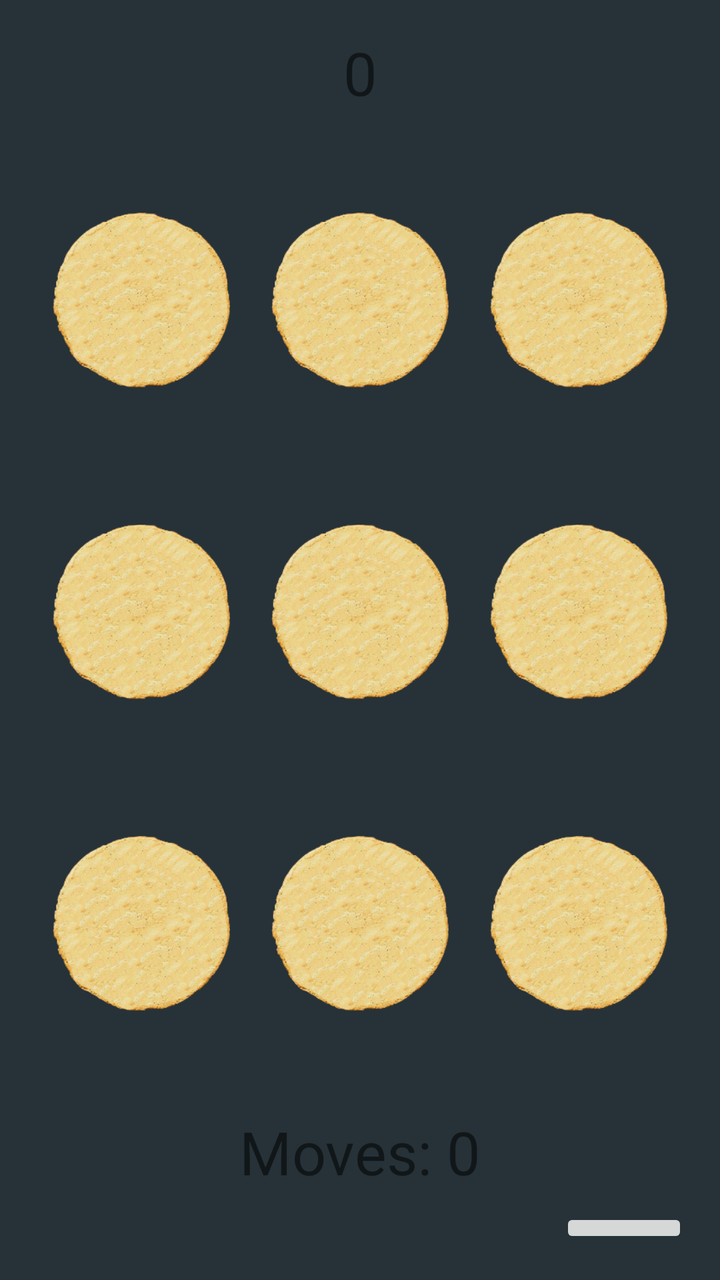
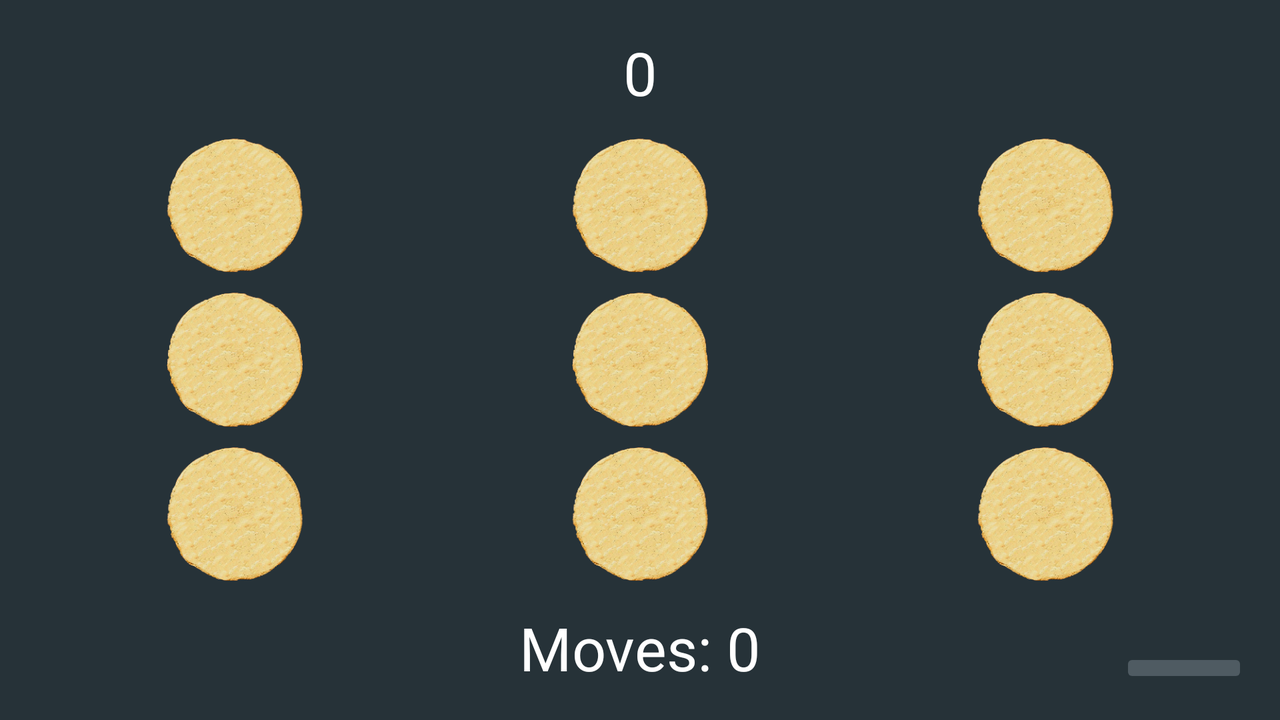

Compare how this app lays out the same screen by default and in its alternative resource folder. The renders come first, then the two layout files and the values they reference.
<!-- AndroidManifest.xml: application theme Theme.SquidGameMemory -->
<!-- res/layout/activity_ingame_hard.xml -->
<?xml version="1.0" encoding="utf-8"?>
<androidx.constraintlayout.widget.ConstraintLayout xmlns:android="http://schemas.android.com/apk/res/android"
    xmlns:app="http://schemas.android.com/apk/res-auto"
    xmlns:tools="http://schemas.android.com/tools"
    android:layout_width="match_parent"
    android:layout_height="match_parent"
    tools:context=".IngameHardActivity">

    <TextView
        android:id="@+id/game_timer"
        android:layout_width="wrap_content"
        android:layout_height="wrap_content"
        android:layout_marginTop="16dp"
        android:text="@string/time_placeholder"
        android:textSize="30sp"
        app:layout_constraintEnd_toEndOf="parent"
        app:layout_constraintStart_toStartOf="parent"
        app:layout_constraintTop_toTopOf="parent" />

    <ImageButton
        android:id="@+id/pause_button"
        android:layout_width="64dp"
        android:layout_height="wrap_content"
        android:layout_marginEnd="16dp"
        android:layout_marginBottom="16dp"
        app:layout_constraintBottom_toBottomOf="parent"
        app:layout_constraintEnd_toEndOf="parent"
        app:srcCompat="@drawable/ic_baseline_pause_24_light" />

    <ImageButton
        android:id="@+id/card1"
        android:layout_width="0dp"
        android:layout_height="0dp"
        android:layout_marginStart="16dp"
        android:layout_marginTop="16dp"
        android:background="@android:color/transparent"
        android:padding="10dp"
        android:scaleType="fitCenter"
        app:layout_constraintEnd_toStartOf="@id/card2"
        app:layout_constraintStart_toStartOf="parent"
        app:layout_constraintTop_toBottomOf="@+id/game_timer"
        app:layout_constraintBottom_toTopOf="@id/card4"
        app:srcCompat="@drawable/empty" />

    <ImageButton
        android:id="@+id/card2"
        android:layout_width="0dp"
        android:layout_height="0dp"
        android:layout_marginTop="16dp"
        android:background="@android:color/transparent"
        android:padding="10dp"
        android:scaleType="fitCenter"
        app:layout_constraintBottom_toTopOf="@id/card5"
        app:layout_constraintEnd_toStartOf="@id/card3"
        app:layout_constraintStart_toEndOf="@id/card1"
        app:layout_constraintTop_toBottomOf="@+id/game_timer"
        app:srcCompat="@drawable/empty" />

    <ImageButton
        android:id="@+id/card3"
        android:layout_width="0dp"
        android:layout_height="0dp"
        android:layout_marginTop="16dp"
        android:layout_marginEnd="16dp"
        android:background="@android:color/transparent"
        android:padding="10dp"
        android:scaleType="fitCenter"
        app:layout_constraintBottom_toTopOf="@id/card6"
        app:layout_constraintEnd_toEndOf="parent"
        app:layout_constraintStart_toEndOf="@id/card2"
        app:layout_constraintTop_toBottomOf="@+id/game_timer"
        app:srcCompat="@drawable/empty" />

    <ImageButton
        android:id="@+id/card4"
        android:layout_width="0dp"
        android:layout_height="0dp"
        android:layout_marginStart="16dp"
        android:background="@android:color/transparent"
        android:padding="10dp"
        android:scaleType="fitCenter"
        app:layout_constraintBottom_toTopOf="@id/card7"
        app:layout_constraintEnd_toStartOf="@id/card5"
        app:layout_constraintStart_toStartOf="parent"
        app:layout_constraintTop_toBottomOf="@id/card1"
        app:srcCompat="@drawable/empty" />

    <ImageButton
        android:id="@+id/card5"
        android:layout_width="0dp"
        android:layout_height="0dp"
        android:background="@android:color/transparent"
        android:padding="10dp"
        android:scaleType="fitCenter"
        app:layout_constraintBottom_toTopOf="@id/card8"
        app:layout_constraintEnd_toStartOf="@id/card6"
        app:layout_constraintStart_toEndOf="@id/card4"
        app:layout_constraintTop_toBottomOf="@id/card2"
        app:srcCompat="@drawable/empty" />

    <ImageButton
        android:id="@+id/card6"
        android:layout_width="0dp"
        android:layout_height="0dp"
        android:layout_marginEnd="16dp"
        android:background="@android:color/transparent"
        android:padding="10dp"
        android:scaleType="fitCenter"
        app:layout_constraintBottom_toTopOf="@id/card9"
        app:layout_constraintEnd_toEndOf="parent"
        app:layout_constraintStart_toEndOf="@id/card5"
        app:layout_constraintTop_toBottomOf="@id/card3"
        app:srcCompat="@drawable/empty" />

    <ImageButton
        android:id="@+id/card7"
        android:layout_width="0dp"
        android:layout_height="0dp"
        android:layout_marginStart="16dp"
        android:layout_marginBottom="16dp"
        android:background="@android:color/transparent"
        android:padding="10dp"
        android:scaleType="fitCenter"
        app:layout_constraintBottom_toTopOf="@id/move_counter"
        app:layout_constraintEnd_toStartOf="@id/card8"
        app:layout_constraintStart_toStartOf="parent"
        app:layout_constraintTop_toBottomOf="@id/card4"
        app:srcCompat="@drawable/empty" />

    <ImageButton
        android:id="@+id/card8"
        android:layout_width="0dp"
        android:layout_height="0dp"
        android:layout_marginBottom="16dp"
        android:background="@android:color/transparent"
        android:padding="10dp"
        android:scaleType="fitCenter"
        app:layout_constraintBottom_toTopOf="@id/move_counter"
        app:layout_constraintEnd_toStartOf="@id/card9"
        app:layout_constraintStart_toEndOf="@id/card7"
        app:layout_constraintTop_toBottomOf="@id/card5"
        app:srcCompat="@drawable/empty" />

    <ImageButton
        android:id="@+id/card9"
        android:layout_width="0dp"
        android:layout_height="0dp"
        android:layout_marginEnd="16dp"
        android:layout_marginBottom="16dp"
        android:background="@android:color/transparent"
        android:padding="10dp"
        android:scaleType="fitCenter"
        app:layout_constraintBottom_toTopOf="@id/move_counter"
        app:layout_constraintEnd_toEndOf="parent"
        app:layout_constraintStart_toEndOf="@id/card8"
        app:layout_constraintTop_toBottomOf="@id/card6"
        app:srcCompat="@drawable/empty" />

    <TextView
        android:id="@+id/move_counter"
        android:layout_width="wrap_content"
        android:layout_height="wrap_content"
        android:layout_marginBottom="8dp"
        android:text="Moves: 0"
        android:textSize="30sp"
        app:layout_constraintBottom_toTopOf="@id/pause_button"
        app:layout_constraintEnd_toEndOf="parent"
        app:layout_constraintStart_toStartOf="parent"
        app:layout_constraintTop_toBottomOf="@id/card9" />

    <TextView
        android:id="@+id/game_over_text"
        android:layout_width="wrap_content"
        android:layout_height="wrap_content"
        android:text="@string/game_over_text"
        android:textColor="@color/primaryColor"
        android:textSize="50sp"
        android:textStyle="bold"
        android:visibility="invisible"
        app:layout_constraintBottom_toTopOf="@+id/card8"
        app:layout_constraintEnd_toEndOf="parent"
        app:layout_constraintStart_toStartOf="parent"
        app:layout_constraintTop_toBottomOf="@+id/card2" />

    <TextView
        android:id="@+id/pause_text"
        android:layout_width="wrap_content"
        android:layout_height="wrap_content"
        android:text="@string/paused_text"
        android:textColor="@color/white"
        android:textSize="50sp"
        android:textStyle="bold"
        android:background="@color/secondaryDarkColor"
        android:alpha="0.9"
        android:paddingHorizontal="20dp"
        android:visibility="invisible"
        app:layout_constraintBottom_toTopOf="@+id/card8"
        app:layout_constraintEnd_toEndOf="parent"
        app:layout_constraintStart_toStartOf="parent"
        app:layout_constraintTop_toBottomOf="@+id/card2" />

</androidx.constraintlayout.widget.ConstraintLayout>
<!-- resources referenced by this layout -->
<resources>
  <color name="primaryColor">#ff4081</color>
  <color name="secondaryDarkColor">#000a12</color>
  <color name="white">#FFFFFFFF</color>
  <!-- drawable empty: png bitmap (drawable-mdpi, 46395 bytes) -->
  <string name="game_over_text">GAME OVER</string>
  <string name="paused_text">PAUSA</string>
  <string name="time_placeholder">0</string>
  <style name="Theme.SquidGameMemory" parent="Theme.MaterialComponents.Light.NoActionBar">
          
          <item name="android:windowBackground">@color/secondaryColor</item>
          <item name="colorPrimary">@color/purple_500</item>
          <item name="colorPrimaryVariant">@color/purple_700</item>
          <item name="colorOnPrimary">@color/white</item>
          
          <item name="colorSecondary">@color/teal_200</item>
          <item name="colorSecondaryVariant">@color/teal_700</item>
          <item name="colorOnSecondary">@color/black</item>
          
          <item name="android:statusBarColor" tools:targetApi="l">?attr/colorPrimaryVariant</item>
          
      </style>
  <color name="secondaryColor">#263238</color>
  <color name="purple_500">#FF6200EE</color>
  <color name="purple_700">#FF3700B3</color>
  <color name="teal_200">#FF03DAC5</color>
  <color name="teal_700">#FF018786</color>
  <color name="black">#FF000000</color>
</resources>
<!-- res/layout-land/activity_ingame_hard.xml (the author's variant of the layout above) -->
<!-- drawn on the phone turned sideways -->
<?xml version="1.0" encoding="utf-8"?>
<androidx.constraintlayout.widget.ConstraintLayout xmlns:android="http://schemas.android.com/apk/res/android"
    xmlns:app="http://schemas.android.com/apk/res-auto"
    xmlns:tools="http://schemas.android.com/tools"
    android:layout_width="match_parent"
    android:layout_height="match_parent"
    tools:context=".IngameHardActivity">

    <TextView
        android:id="@+id/game_timer"
        android:layout_width="wrap_content"
        android:layout_height="wrap_content"
        android:layout_marginTop="16dp"
        android:text="@string/time_placeholder"
        android:textSize="30sp"
        android:textColor="@color/white"
        app:layout_constraintEnd_toEndOf="parent"
        app:layout_constraintStart_toStartOf="parent"
        app:layout_constraintTop_toTopOf="parent" />

    <ImageButton
        android:id="@+id/pause_button"
        android:layout_width="64dp"
        android:layout_height="wrap_content"
        android:layout_marginEnd="16dp"
        android:layout_marginBottom="16dp"
        android:backgroundTint="@color/secondaryLightColor"
        app:layout_constraintBottom_toBottomOf="parent"
        app:layout_constraintEnd_toEndOf="parent"
        app:srcCompat="@drawable/ic_baseline_pause_24_light" />

    <ImageButton
        android:id="@+id/card1"
        android:layout_width="0dp"
        android:layout_height="0dp"
        android:layout_marginStart="16dp"
        android:layout_marginTop="8dp"
        android:background="@android:color/transparent"
        android:padding="5dp"
        android:scaleType="fitCenter"
        app:layout_constraintBottom_toTopOf="@id/card4"
        app:layout_constraintEnd_toStartOf="@id/card2"
        app:layout_constraintStart_toStartOf="parent"
        app:layout_constraintTop_toBottomOf="@+id/game_timer"
        app:srcCompat="@drawable/empty" />

    <ImageButton
        android:id="@+id/card2"
        android:layout_width="0dp"
        android:layout_height="0dp"
        android:layout_marginTop="8dp"
        android:background="@android:color/transparent"
        android:padding="5dp"
        android:scaleType="fitCenter"
        app:layout_constraintBottom_toTopOf="@id/card5"
        app:layout_constraintEnd_toStartOf="@id/card3"
        app:layout_constraintStart_toEndOf="@id/card1"
        app:layout_constraintTop_toBottomOf="@+id/game_timer"
        app:srcCompat="@drawable/empty" />

    <ImageButton
        android:id="@+id/card3"
        android:layout_width="0dp"
        android:layout_height="0dp"
        android:layout_marginTop="8dp"
        android:layout_marginEnd="16dp"
        android:background="@android:color/transparent"
        android:padding="5dp"
        android:scaleType="fitCenter"
        app:layout_constraintBottom_toTopOf="@id/card6"
        app:layout_constraintEnd_toEndOf="parent"
        app:layout_constraintStart_toEndOf="@id/card2"
        app:layout_constraintTop_toBottomOf="@+id/game_timer"
        app:srcCompat="@drawable/empty" />

    <ImageButton
        android:id="@+id/card4"
        android:layout_width="0dp"
        android:layout_height="0dp"
        android:layout_marginStart="16dp"
        android:background="@android:color/transparent"
        android:padding="5dp"
        android:scaleType="fitCenter"
        app:layout_constraintBottom_toTopOf="@id/card7"
        app:layout_constraintEnd_toStartOf="@id/card5"
        app:layout_constraintStart_toStartOf="parent"
        app:layout_constraintTop_toBottomOf="@id/card1"
        app:srcCompat="@drawable/empty" />

    <ImageButton
        android:id="@+id/card5"
        android:layout_width="0dp"
        android:layout_height="0dp"
        android:background="@android:color/transparent"
        android:padding="5dp"
        android:scaleType="fitCenter"
        app:layout_constraintBottom_toTopOf="@id/card8"
        app:layout_constraintEnd_toStartOf="@id/card6"
        app:layout_constraintStart_toEndOf="@id/card4"
        app:layout_constraintTop_toBottomOf="@id/card2"
        app:srcCompat="@drawable/empty" />

    <ImageButton
        android:id="@+id/card6"
        android:layout_width="0dp"
        android:layout_height="0dp"
        android:layout_marginEnd="16dp"
        android:background="@android:color/transparent"
        android:padding="5dp"
        android:scaleType="fitCenter"
        app:layout_constraintBottom_toTopOf="@id/card9"
        app:layout_constraintEnd_toEndOf="parent"
        app:layout_constraintStart_toEndOf="@id/card5"
        app:layout_constraintTop_toBottomOf="@id/card3"
        app:srcCompat="@drawable/empty" />

    <ImageButton
        android:id="@+id/card7"
        android:layout_width="0dp"
        android:layout_height="0dp"
        android:layout_marginStart="16dp"
        android:layout_marginBottom="8dp"
        android:background="@android:color/transparent"
        android:padding="5dp"
        android:scaleType="fitCenter"
        app:layout_constraintBottom_toTopOf="@id/move_counter"
        app:layout_constraintEnd_toStartOf="@id/card8"
        app:layout_constraintStart_toStartOf="parent"
        app:layout_constraintTop_toBottomOf="@id/card4"
        app:srcCompat="@drawable/empty" />

    <ImageButton
        android:id="@+id/card8"
        android:layout_width="0dp"
        android:layout_height="0dp"
        android:layout_marginBottom="8dp"
        android:background="@android:color/transparent"
        android:padding="5dp"
        android:scaleType="fitCenter"
        app:layout_constraintBottom_toTopOf="@id/move_counter"
        app:layout_constraintEnd_toStartOf="@id/card9"
        app:layout_constraintStart_toEndOf="@id/card7"
        app:layout_constraintTop_toBottomOf="@id/card5"
        app:srcCompat="@drawable/empty" />

    <ImageButton
        android:id="@+id/card9"
        android:layout_width="0dp"
        android:layout_height="0dp"
        android:layout_marginEnd="16dp"
        android:layout_marginBottom="8dp"
        android:background="@android:color/transparent"
        android:padding="5dp"
        android:scaleType="fitCenter"
        app:layout_constraintBottom_toTopOf="@id/move_counter"
        app:layout_constraintEnd_toEndOf="parent"
        app:layout_constraintStart_toEndOf="@id/card8"
        app:layout_constraintTop_toBottomOf="@id/card6"
        app:srcCompat="@drawable/empty" />

    <TextView
        android:id="@+id/move_counter"
        android:layout_width="wrap_content"
        android:layout_height="wrap_content"
        android:layout_marginBottom="16dp"
        android:text="@string/move_counter_placeholder"
        android:textColor="@color/white"
        android:textSize="30sp"
        app:layout_constraintBottom_toBottomOf="parent"
        app:layout_constraintEnd_toStartOf="@id/card9"
        app:layout_constraintStart_toEndOf="@id/card7"
        app:layout_constraintTop_toBottomOf="@id/card8" />
    <TextView
        android:id="@+id/game_over_text"
        android:layout_width="wrap_content"
        android:layout_height="wrap_content"
        android:text="@string/game_over_text"
        android:textColor="@color/primaryColor"
        android:textSize="50sp"
        android:textStyle="bold"
        android:visibility="invisible"
        app:layout_constraintBottom_toTopOf="@id/card8"
        app:layout_constraintEnd_toEndOf="parent"
        app:layout_constraintStart_toStartOf="parent"
        app:layout_constraintTop_toBottomOf="@id/card2" />

    <TextView
        android:id="@+id/pause_text"
        android:layout_width="wrap_content"
        android:layout_height="wrap_content"
        android:text="@string/paused_text"
        android:textColor="@color/white"
        android:textSize="50sp"
        android:textStyle="bold"
        android:background="@color/secondaryDarkColor"
        android:alpha="0.9"
        android:paddingHorizontal="20dp"
        android:visibility="invisible"
        app:layout_constraintBottom_toTopOf="@id/card8"
        app:layout_constraintEnd_toEndOf="parent"
        app:layout_constraintStart_toStartOf="parent"
        app:layout_constraintTop_toBottomOf="@id/card2" />


</androidx.constraintlayout.widget.ConstraintLayout>
<!-- resources referenced by the variant -->
<!-- as the phone turned sideways resolves them -->
<resources>
  <color name="primaryColor">#ff4081</color>
  <color name="secondaryDarkColor">#000a12</color>
  <color name="secondaryLightColor">#4f5b62</color>
  <color name="white">#FFFFFFFF</color>
  <!-- drawable empty: png bitmap (drawable-mdpi, 46395 bytes) -->
  <string name="game_over_text">GAME OVER</string>
  <string name="move_counter_placeholder">Moves: 0</string>
  <string name="paused_text">PAUSA</string>
  <string name="time_placeholder">0</string>
  <style name="Theme.SquidGameMemory" parent="Theme.MaterialComponents.Light.NoActionBar">
          
          <item name="android:windowBackground">@color/secondaryColor</item>
          <item name="colorPrimary">@color/purple_500</item>
          <item name="colorPrimaryVariant">@color/purple_700</item>
          <item name="colorOnPrimary">@color/white</item>
          
          <item name="colorSecondary">@color/teal_200</item>
          <item name="colorSecondaryVariant">@color/teal_700</item>
          <item name="colorOnSecondary">@color/black</item>
          
          <item name="android:statusBarColor" tools:targetApi="l">?attr/colorPrimaryVariant</item>
          
      </style>
  <color name="secondaryColor">#263238</color>
  <color name="purple_500">#FF6200EE</color>
  <color name="purple_700">#FF3700B3</color>
  <color name="teal_200">#FF03DAC5</color>
  <color name="teal_700">#FF018786</color>
  <color name="black">#FF000000</color>
</resources>
